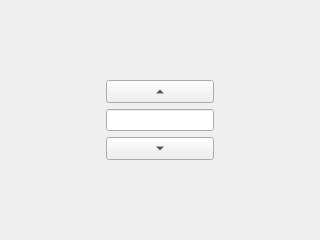
<?xml version="1.0" encoding="UTF-8"?>
<ui version="4.0">
 <class>SnoozePage</class>
 <widget class="QWizardPage" name="SnoozePage">
  <property name="geometry">
   <rect>
    <x>0</x>
    <y>0</y>
    <width>320</width>
    <height>240</height>
   </rect>
  </property>
  <property name="windowTitle">
   <string>WizardPage</string>
  </property>
  <property name="title">
   <string>Snooze</string>
  </property>
  <layout class="QGridLayout" name="gridLayout">
   <item row="3" column="2">
    <spacer name="horizontalSpacer">
     <property name="orientation">
      <enum>Qt::Horizontal</enum>
     </property>
     <property name="sizeHint" stdset="0">
      <size>
       <width>78</width>
       <height>20</height>
      </size>
     </property>
    </spacer>
   </item>
   <item row="3" column="0">
    <spacer name="horizontalSpacer_2">
     <property name="orientation">
      <enum>Qt::Horizontal</enum>
     </property>
     <property name="sizeHint" stdset="0">
      <size>
       <width>77</width>
       <height>20</height>
      </size>
     </property>
    </spacer>
   </item>
   <item row="5" column="1">
    <spacer name="verticalSpacer_2">
     <property name="orientation">
      <enum>Qt::Vertical</enum>
     </property>
     <property name="sizeHint" stdset="0">
      <size>
       <width>20</width>
       <height>40</height>
      </size>
     </property>
    </spacer>
   </item>
   <item row="4" column="1">
    <widget class="QToolButton" name="snoozeDown">
     <property name="sizePolicy">
      <sizepolicy hsizetype="Expanding" vsizetype="Fixed">
       <horstretch>0</horstretch>
       <verstretch>0</verstretch>
      </sizepolicy>
     </property>
     <property name="text">
      <string>...</string>
     </property>
     <property name="arrowType">
      <enum>Qt::DownArrow</enum>
     </property>
    </widget>
   </item>
   <item row="2" column="1">
    <widget class="QToolButton" name="snoozeUp">
     <property name="sizePolicy">
      <sizepolicy hsizetype="Expanding" vsizetype="Fixed">
       <horstretch>0</horstretch>
       <verstretch>0</verstretch>
      </sizepolicy>
     </property>
     <property name="text">
      <string>...</string>
     </property>
     <property name="arrowType">
      <enum>Qt::UpArrow</enum>
     </property>
    </widget>
   </item>
   <item row="3" column="1">
    <widget class="QLineEdit" name="snoozeEdit"/>
   </item>
   <item row="0" column="1">
    <spacer name="verticalSpacer">
     <property name="orientation">
      <enum>Qt::Vertical</enum>
     </property>
     <property name="sizeHint" stdset="0">
      <size>
       <width>20</width>
       <height>40</height>
      </size>
     </property>
    </spacer>
   </item>
  </layout>
 </widget>
 <resources/>
 <connections/>
</ui>
